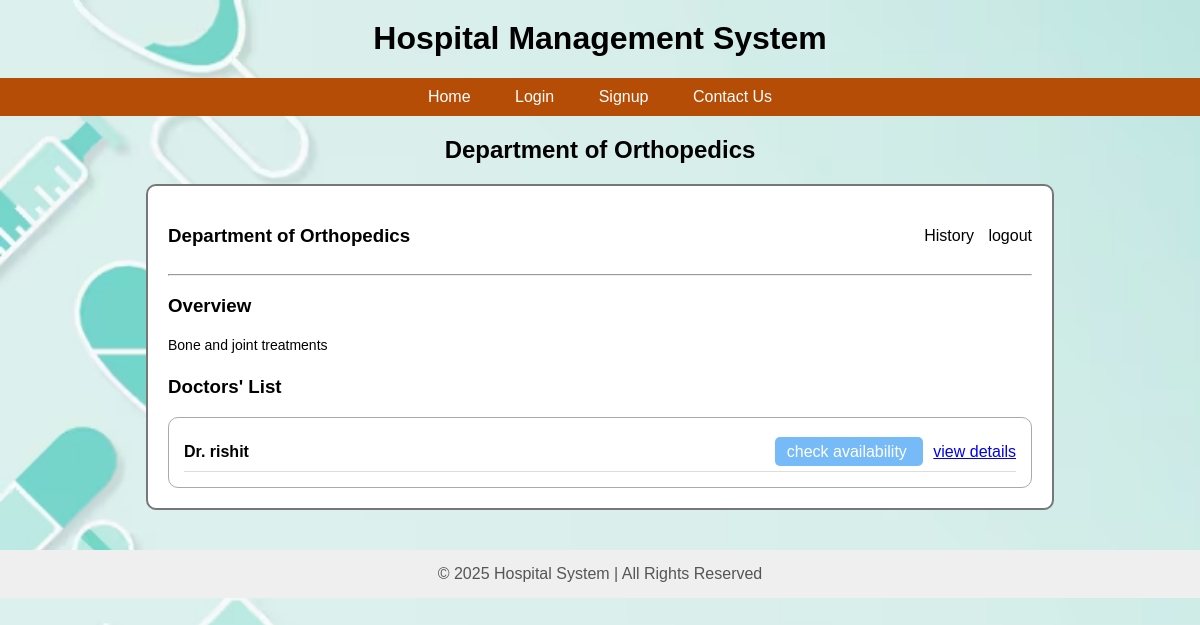
The app's page /department/3 with its own data.
### app.py (models this page shows)
class Department(db.Model):
    __tablename__ = 'departments'
    id = db.Column(db.Integer, primary_key=True)
    name = db.Column(db.String(100), unique=True, nullable=False)
    description = db.Column(db.String(255), nullable=True)
    doctors = db.relationship("User", back_populates="department")

class User(db.Model):
    __tablename__ = 'users'
    id = db.Column(db.Integer, primary_key=True)
    user_name = db.Column(db.String(80), unique=True, nullable=False)
    email = db.Column(db.String(120), unique=True, nullable=False)
    password = db.Column(db.String(200), nullable=False)
    role = db.Column(db.String(50), nullable=False)
    created_at = db.Column(db.DateTime, default=datetime.utcnow)
    experience = db.Column(db.Integer, nullable=True)
    department_id = db.Column(db.Integer, db.ForeignKey('departments.id'), nullable=True)
    department = db.relationship("Department",back_populates="doctors")

### app.py (the view)
@app.route('/department/<int:dept_id>')
def department_details(dept_id):
    department = Department.query.get_or_404(dept_id)
    doctors = User.query.filter_by(role="doctor", department_id=dept_id).all()
    return render_template(
        "patient/department_details.html",
        department=department,
        doctors=doctors
    )

### templates/patient/department_details.html (shortened to what this page needs)
{% extends "root.html" %}
{% block content %}
<h2 style="text-align:center; margin-top:20px;">Department of {{ department.name }}</h2>
<div style="
    width:90%;
    margin:auto;
    padding:20px;
    background:white;
    border:2px solid #777;
    border-radius:10px;
">
    <div style="display:flex; justify-content:space-between; align-items:center;">
        <h3>Department of {{ department.name }}</h3>
        <div>
            <a href="{{ url_for('patient_history', patient_id=session['id']) }}"
               style="margin-right:10px; text-decoration:none; color:black;">
                History
            </a>
            <a href="/logout"
               style="text-decoration:none; color:black;">
                logout
            </a>
        </div>
    </div>
    <hr>
    <h3>Overview</h3>
    <p style="line-height:1.5; font-size:14px;">
        {{ department.description }}
    </p>
    <h3 style="margin-top:20px;">Doctors' List</h3>
    <div style="
        border:1px solid #aaa;
        padding:15px;
        border-radius:10px;
    ">
        {% for d in doctors %}
        <div style="
            display:flex;
            justify-content:space-between;
            align-items:center;
            border-bottom:1px solid #ddd;
            padding:10px 0;
        ">
            <span><b>Dr. {{ d.user_name }}</b></span>
            <div>
                <a href="/doctor/{{ d.id }}/availability"
                   style="background:#76baf7; padding:6px 12px; border-radius:5px;
                          text-decoration:none; color:white; margin-right:10px;">
                    check availability
                </a>
                <a href="{{ url_for('doctor_details', doctor_id=d.id) }}"
   class="btn btn-outline-primary">view details</a>
            </div>
        </div>
        {% endfor %}
    </div>
</div>
{% endblock %}

### templates/root.html (style rules this page uses)
body { font-family: Arial; margin: 0; padding: 0; background-image: url('/static/images/back_ground image1.jpg'); background-size: cover; background-repeat: no-repeat; background-attachment: fixed; }

### records on screen
Department: name "Orthopedics", description "Bone and joint treatments"
User: user_name "rishit"
